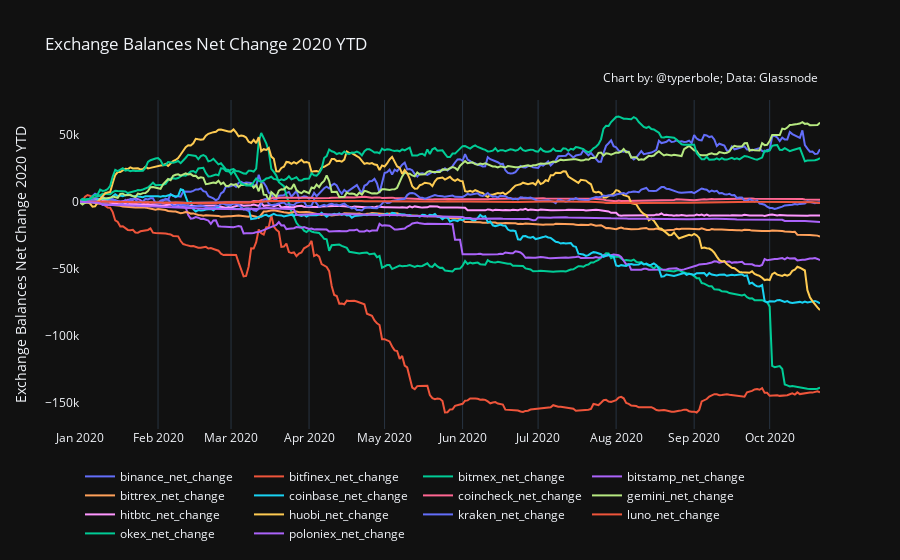

The notebook cell this image was saved under:
### Code cell
chart_utils.single_axis_chart(
    df.loc[df['date'] >= '2020-01-01'], 'date', delta_cols,
    y1_series_title='Exchange Balances Net Change 2020 YTD', data_source='Glassnode')

### Figure 1 — Plotly figure (JSON) as saved in the notebook; plotly's stock layout.template omitted (floating-point values rounded to 4 significant figures; data arrays with more than 128 entries replaced by an {"elided": "..."} marker saying what was removed)
{"data": [{"name": "binance_net_change", "type": "scatter", "x": {"elided": "295 str values"}, "xaxis": "x", "y": {"elided": "295 float values"}, "yaxis": "y"}, {"name": "bitfinex_net_change", "type": "scatter", "x": {"elided": "295 str values"}, "xaxis": "x", "y": {"elided": "295 float values"}, "yaxis": "y"}, {"name": "bitmex_net_change", "type": "scatter", "x": {"elided": "295 str values"}, "xaxis": "x", "y": {"elided": "295 float values"}, "yaxis": "y"}, {"name": "bitstamp_net_change", "type": "scatter", "x": {"elided": "295 str values"}, "xaxis": "x", "y": {"elided": "295 float values"}, "yaxis": "y"}, {"name": "bittrex_net_change", "type": "scatter", "x": {"elided": "295 str values"}, "xaxis": "x", "y": {"elided": "295 float values"}, "yaxis": "y"}, {"name": "coinbase_net_change", "type": "scatter", "x": {"elided": "295 str values"}, "xaxis": "x", "y": {"elided": "295 float values"}, "yaxis": "y"}, {"name": "coincheck_net_change", "type": "scatter", "x": {"elided": "295 str values"}, "xaxis": "x", "y": {"elided": "295 float values"}, "yaxis": "y"}, {"name": "gemini_net_change", "type": "scatter", "x": {"elided": "295 str values"}, "xaxis": "x", "y": {"elided": "295 float values"}, "yaxis": "y"}, {"name": "hitbtc_net_change", "type": "scatter", "x": {"elided": "295 str values"}, "xaxis": "x", "y": {"elided": "295 float values"}, "yaxis": "y"}, {"name": "huobi_net_change", "type": "scatter", "x": {"elided": "295 str values"}, "xaxis": "x", "y": {"elided": "295 float values"}, "yaxis": "y"}, {"name": "kraken_net_change", "type": "scatter", "x": {"elided": "295 str values"}, "xaxis": "x", "y": {"elided": "295 float values"}, "yaxis": "y"}, {"name": "luno_net_change", "type": "scatter", "x": {"elided": "295 str values"}, "xaxis": "x", "y": {"elided": "295 float values"}, "yaxis": "y"}, {"name": "okex_net_change", "type": "scatter", "x": {"elided": "295 str values"}, "xaxis": "x", "y": {"elided": "295 float values"}, "yaxis": "y"}, {"name": "poloniex_net_change", "type": "scatter", "x": {"elided": "295 str values"}, "xaxis": "x", "y": {"elided": "295 float values"}, "yaxis": "y"}], "layout": {"annotations": [{"showarrow": false, "text": "Chart by: @typerbole; Data: Glassnode", "x": 1, "xanchor": "right", "xref": "paper", "xshift": 0, "y": 1.1, "yanchor": "auto", "yref": "paper", "yshift": 0}], "legend": {"orientation": "h"}, "showlegend": true, "title": {"text": "Exchange Balances Net Change 2020 YTD"}, "xaxis": {"anchor": "y", "domain": [0, 1]}, "yaxis": {"anchor": "x", "domain": [0, 1], "showgrid": false, "title": {"text": "Exchange Balances Net Change 2020 YTD"}, "type": "linear"}}}
